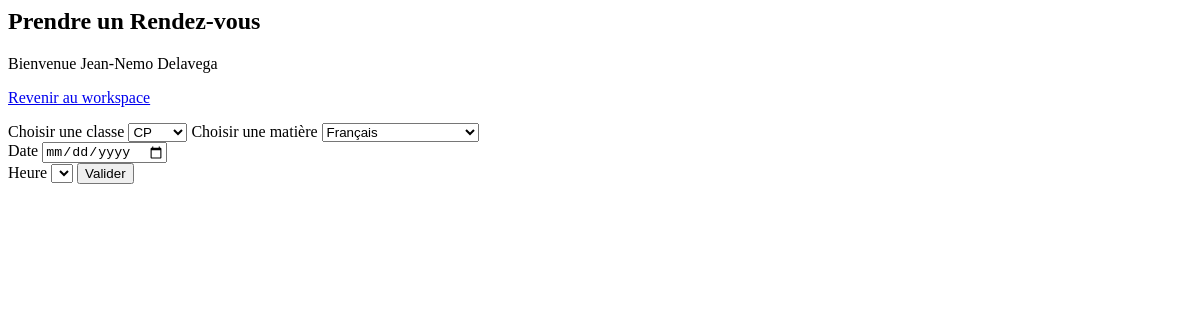
Page /rdv/create/ (signed in) on the earlier database version.
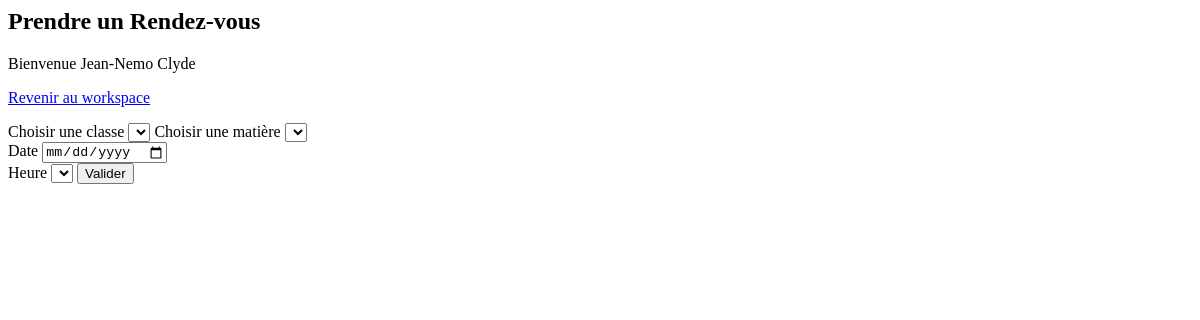
Same page on the later database version.
### account/models.py (models this page shows, shortened)
class CustomUser(AbstractBaseUser):
    email = models.EmailField(
        unique=True, max_length=255, blank=False, verbose_name="Adresse Email")
    first_name = models.CharField(
        blank=False, max_length=255, default="", verbose_name="Prénom")
    last_name = models.CharField(
        blank=False, max_length=255, default="", verbose_name="Nom de famille")
    telephone = models.CharField(max_length=10, blank=True, null=True)
    is_student = models.BooleanField(default=False)
    is_teacher = models.BooleanField(default=False)
    is_active = models.BooleanField(default=True)
    is_staff = models.BooleanField(default=False)
    is_admin = models.BooleanField(default=False)
    USERNAME_FIELD = "email"
    REQUIRED_FIELDS = ["first_name", "last_name"]
    objects = MyUserManager()

### rdv/views.py (the view, shortened to what this page needs)
# urls.py: path("create/", CreateRDV.as_view(), name="create"),
@method_decorator(login_required, name="dispatch")
class CreateRDV(TemplateView):
    template_name = "rdv/create_rdv.html"
    def get_context_data(self, **kwargs):
        context = super().get_context_data(**kwargs)
        context["student"] = self.request.user
        context['degrees'] = Degree.objects.all()
        context['subjects'] = Subject.objects.all()
        return context

### degrees_subjects/models.py (called while the page is built)
    def __str__(self):
        return self.libelle

    def __str__(self):
        return self.libelle

### rdv/templates/rdv/create_rdv.html (shortened to what this page needs)
<html lang="fr">
<head>
</head>
<body>
    <h2>Prendre un Rendez-vous</h2>
    <p>Bienvenue {{student.first_name}} {{student.last_name}}</p>
    <p>
        <a href="{% url 'workspace:home' %}">Revenir au workspace</a>
    </p>
    <form method="POST">
        <label for="degree-select">Choisir une classe</label>
        <select name="degree-select" id="degree-select">
            {% for degree in degrees %}
                <option value="{{degree.id}}">{{degree}}</option>
            {% endfor %}
        </select>
        <label for="subject-select">Choisir une matière</label>
        <select name="subject-select" id="subject-select">
        {% for subject in subjects %}
                <option value="{{subject.id}}">{{subject}}</option>
        {% endfor %}
        </select>
        <br>
        <label for="date">Date</label>
        <input type="date" name="date" id="date">
        <br>
        <label for="hour_id">Heure</label>
        <select name="hour_id" id="hour_id">
        </select>
        <input type="submit" value="Valider">
    </form>
</body>

Differences in the rows shown:
changed CustomUser "Jean-Nemo": last_name "Delavega" → "Clyde"
Other differences:
form field degree-select: "CP" → (not shown)
form field subject-select: "Français" → (not shown)
